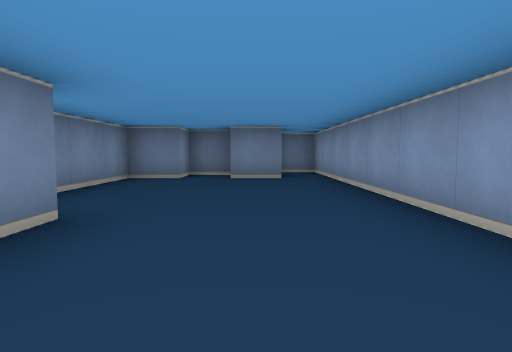
view 1 (above)

16 first-person views from a walk through a cub3D ray-caster map. The camera is about half as high as the walls, tilts 4° down and sees 75° across. The floor is counted in squares. Each view is taken from the middle of a square. On the plan, view 1 faces up. The plan holds only what a view shows up to about 9 squares ahead; the rest is blank.

view 2
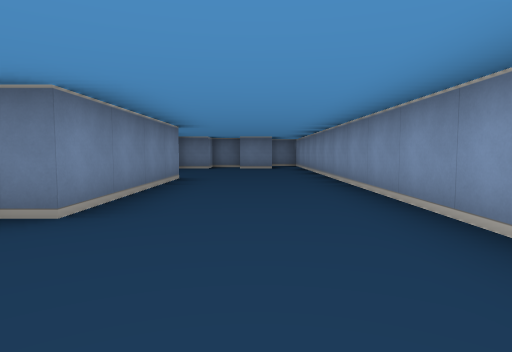

view 3
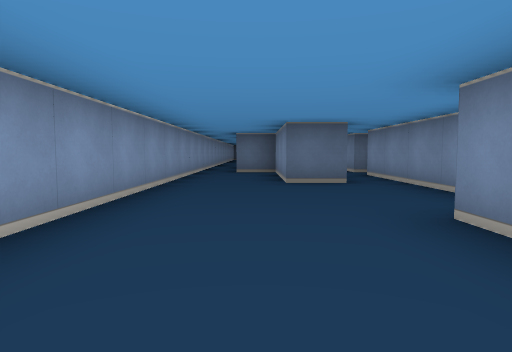

view 4
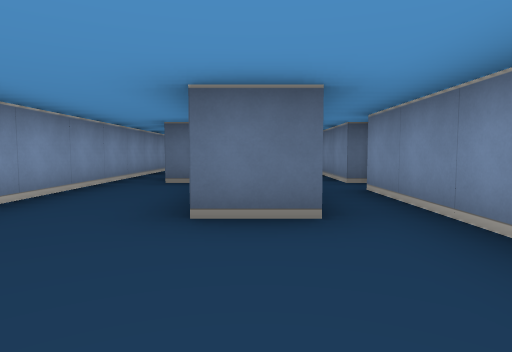

view 5
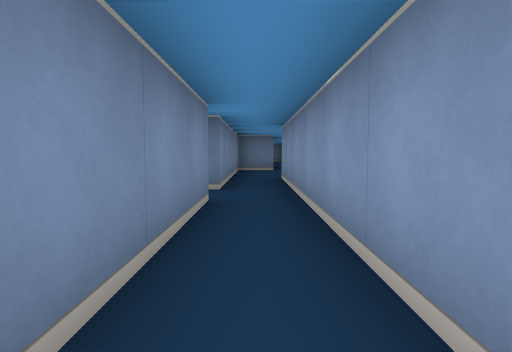

view 6
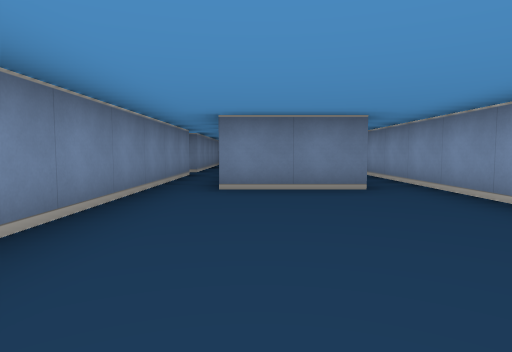

view 7
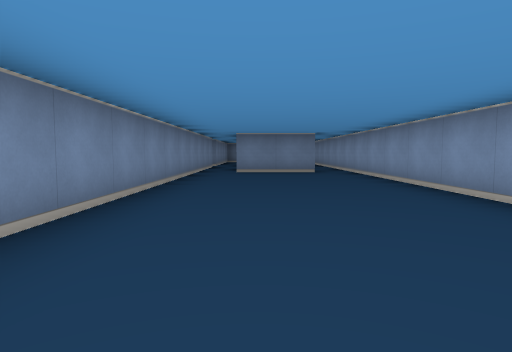

view 8
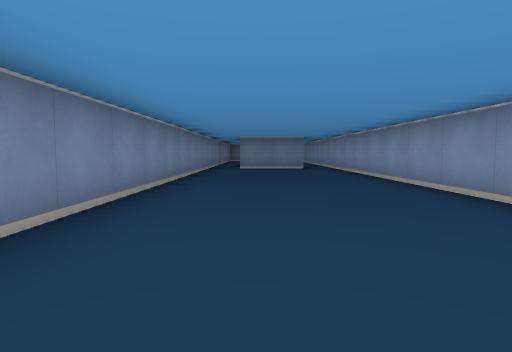

view 9
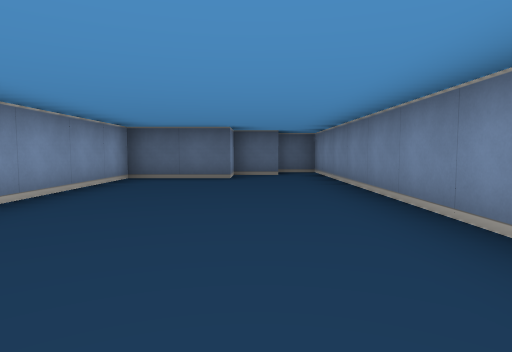

view 10
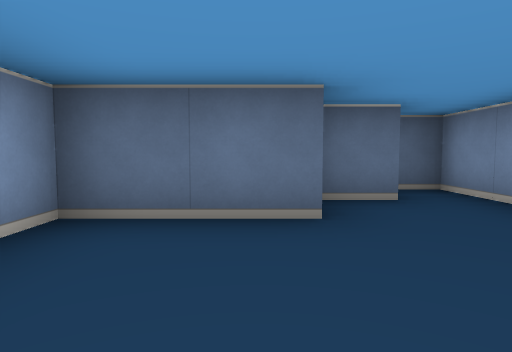

view 11
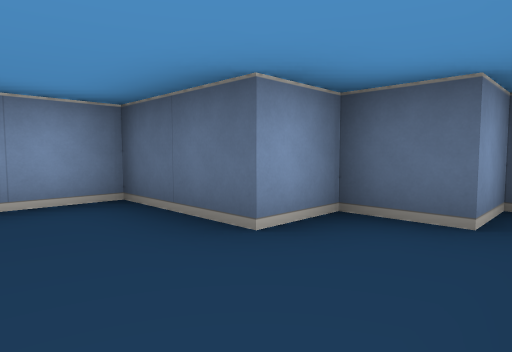

view 12
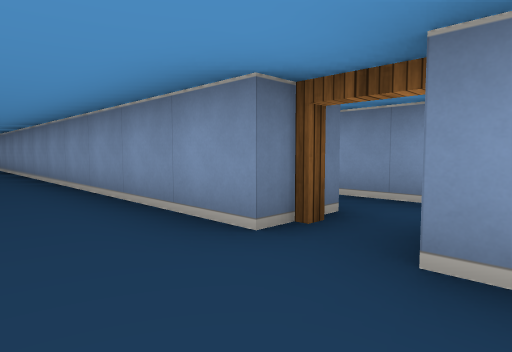

view 13
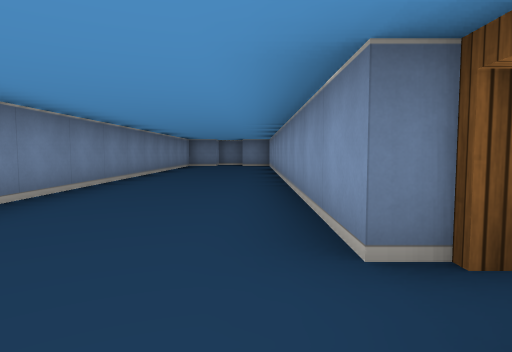

view 14
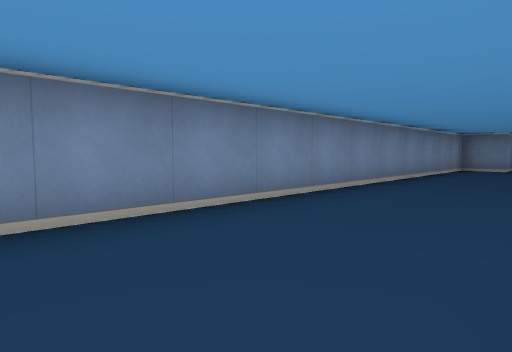

view 15
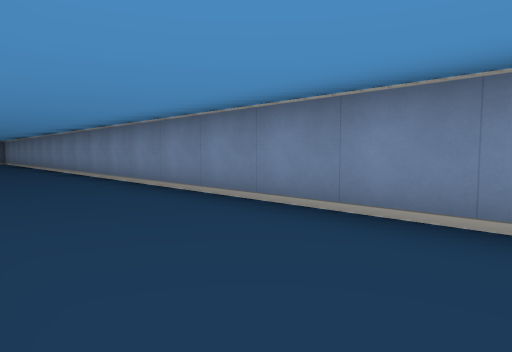

view 16
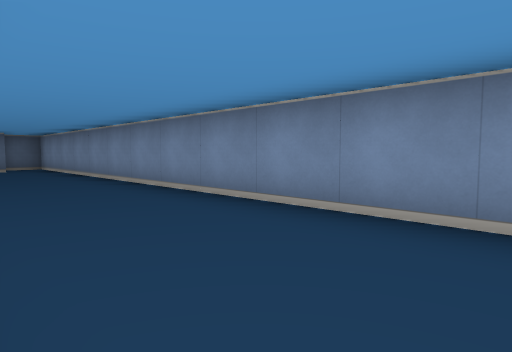

### Floor plan
Ten units are one square. View 1 is at (0, 0); x grows to the right and y downward. Boxes are objects, and circles mark ways between rooms. Rooms are numbered by the first view taken in them; rooms with no view inside come last. Other rooms are left out.
<svg viewBox="-70 -90 90 330">
<path fill="none" stroke="#000" d="M-25 20 -25 65M-15 -25 -15 15 -20 15M-25 75 -25 105M5 -65 -5 -65M-5 -75 -15 -75 -15 -65 -25 -65 -25 -41M-15 105 -15 45 -5 45 -5 75 5 75M15 105 15 -85 6 -85M-25 105 -25 235 -15 235 -15 225 -5 225 -5 215 15 215 15 105M6 105 -15 105M-35 65 -35 -32M-65 -42 -65 202M-55 -52 -55 -45 -64 -45"/>
<circle cx="-5" cy="100" r="3" fill="#2a7"/>
<circle cx="-30" cy="70" r="3" fill="#2a7"/>
<text x="0" y="10">1</text>
<text x="-10" y="160">2</text>
<text x="-50" y="80">3</text>
</svg>
Room 1 opens to room 2. Room 1 opens to room 3.

Where each view was taken, in squares from view 1:
view 1: 0 up, 0 right, facing up
view 2: 4 down, 0 right, facing up
view 3: 1 up, 0 right, facing down
view 4: 2 down, 1 left, facing down
view 5: 11 down, 2 left, facing up
view 6: 15 down, 1 left, facing up
view 7: 19 down, 1 left, facing up
view 8: 21 down, 1 left, facing up
view 9: 15 down, 1 left, facing down
view 10: 19 down, 0 right, facing down
view 11: 20 down, 2 left, facing down-right
view 12: 8 down, 5 left, facing up-right
view 13: 8 down, 4 left, facing up
view 14: 6 down, 4 left, facing up-left
view 15: 4 down, 4 left, facing down-left
view 16: 10 down, 4 left, facing down-left
